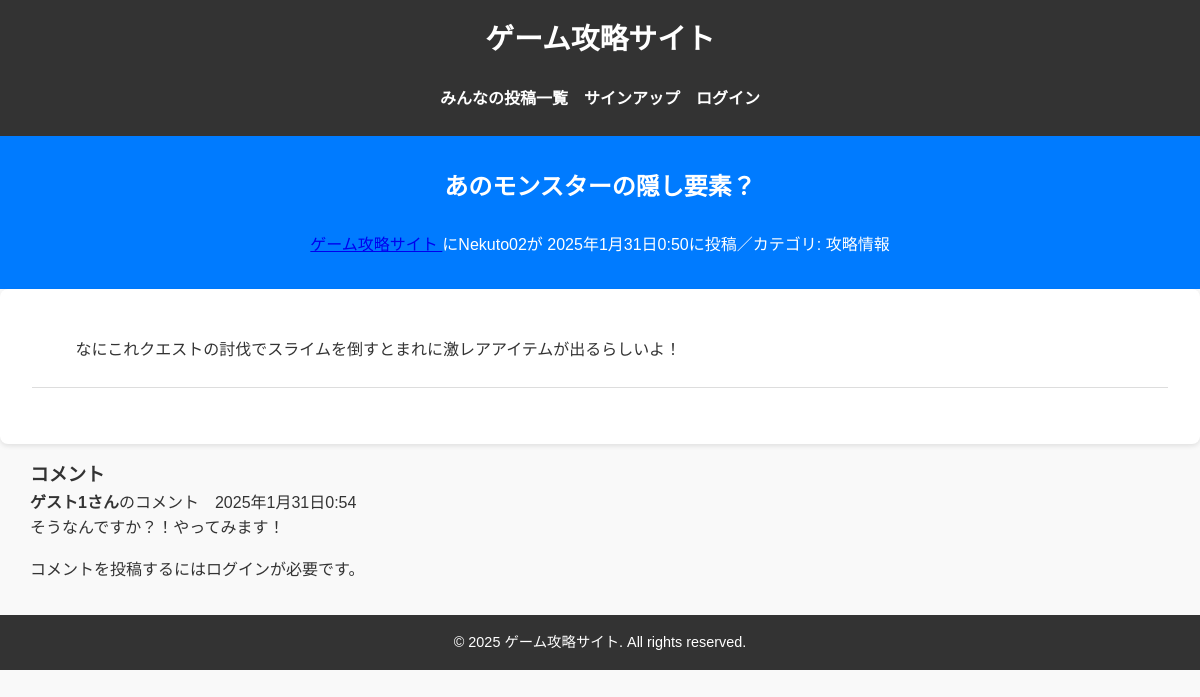
Screenshot of /post/12/ with the database file from the repository.
### kouryakuapp/models.py (models this page shows, shortened)
class KouryakuPost(models.Model):
    title = models.CharField(
        verbose_name='タイトル',
        max_length=200
        )
    content = models.TextField(
        verbose_name='本文'
        )
    user = models.ForeignKey(
        CustomUser,
        on_delete=models.PROTECT,
        related_name='voice_user'
        )
    posted_at = models.DateTimeField(
        verbose_name = '投稿日時',
        auto_now_add=True
        )
    category = models.ForeignKey(
        Category,
        verbose_name='カテゴリ',
        on_delete=models.PROTECT
        )
    like_num = models.IntegerField(
        default=0
        )
    class Meta:
        ordering = ['-posted_at']

class Category(models.Model):
    title = models.CharField(
        verbose_name='カテゴリ',
        max_length=20
    )
    def __str__ (self):
        return self.title

class Comment(models.Model):
    user_name = models.ForeignKey(
        CustomUser,
        on_delete=models.PROTECT,
        related_name='comment_user'
        )
    message = models.TextField(
        '本文'
        )
    target = models.ForeignKey(
        KouryakuPost,
        on_delete=models.CASCADE,
        verbose_name='対象記事',
        related_name='comments'
        )
    comment_at = models.DateTimeField(
        '作成日',
        auto_now_add=True
        )

### accounts/models.py (models this page shows)
class CustomUser(AbstractUser):
    pass

### kouryakuapp/views.py (the view)
# urls.py: path('post/<int:pk>/', KouryakuPostDetailView.as_view(), name='detail'),
class KouryakuPostDetailView(DetailView):
    model = KouryakuPost
    template_name = "detail.html"
    context_object_name = "object"

### kouryakuapp/templates/detail.html (shortened to what this page needs)
{% extends 'base.html' %}
{% load static %}
{% block header %}
<h1>ゲーム攻略サイト</h1>
<nav>
    <ul>
        <li><a href="{% url 'kouryakuapp:index' %}">みんなの投稿一覧</a></li>
        {% if user.is_authenticated %}
        <li><a href="{% url 'kouryakuapp:mypage' %}">マイページ</a></li>
        <li><a href="{% url 'kouryakuapp:post' %}">投稿</a></li>
        <li><a href="{% url 'password_reset' %}">パスワードリセット</a></li>
        <li><a href="{% url 'accounts:logout' %}">ログアウト</a></li>
        {% else %}
        <li><a href="{% url 'accounts:signup' %}">サインアップ</a></li>
        <li><a href="{% url 'accounts:login' %}">ログイン</a></li>
        {% endif %}
    </ul>
</nav>
{% endblock %}
{% block upper %}
<section id="home" class="hero">
    <h1>{{object.title}}</h1>
    <br>
    <a href={% url 'kouryakuapp:index' %}>
        ゲーム攻略サイト
    に{{object.user}}が
    {{object.posted_at}}に投稿／カテゴリ:
    <a>{{object.category}}</a>
</section>
{% endblock %}
{% block contents %}
<article class="mb-4">
    <div class="container px-4 px-lg-5">
        <div class="row gx-4 gx-lg-5 justify-content-center">
            <div class="col-md-10 col-lg-8 col-xl-7">
                <p>{{object.content}}</p>
            </div>
        </div>
    </div>
</article>
{% endblock %}
{% block under %}
<div class="container">
    <h3 class="comment-title">コメント</h3>
    {% for comment in object.comments.all %}
    <div class="comment-list">
        <div class='border-bottom'><strong>{{ comment.user_name }}さん</strong>のコメント　{{ comment.comment_at }}
        </div>
        <div class='mt-2'>{{ comment.message | linebreaks | urlize }}</div>
    </div>
    {% empty %}
    <p>コメントはありません</p>
    {% endfor %}
    {% if user.is_authenticated %}
    <a href="{% url 'kouryakuapp:comment_create' object.pk %}">コメントを追加</a>
    {% else %}
    <p>コメントを投稿するにはログインが必要です。</p>
    {% endif %}
</div>
{% endblock %}

### static/css/styles.css (style rules this page uses)
body, h1, h2, h3, p, ul, li, a, form, input, textarea, button { margin: 0; padding: 0; box-sizing: border-box; }
body { font-family: 'Arial', sans-serif; line-height: 1.6; color: #333; background-color: #f9f9f9; }
.container { width: 90%; max-width: 1200px; margin: 0 auto; }
header h1 { text-align: center; font-size: 2em; }
nav ul { display: flex; justify-content: center; list-style: none; margin-top: 1em; }
nav ul li { margin: 0 1em; }
nav ul li a { color: #fff; text-decoration: none; font-weight: bold; }
.hero { text-align: center; padding: 2em 0; background: #007BFF; color: #fff; }
.guide p { margin-bottom: 0.5em; }
.comment-list { list-style: none; padding: 0; margin-bottom: 1em; }
.justify-content-center { justify-content: center !important; }
.container { width: 95%; max-width: 1200px; margin: 0 auto; padding: 0 1rem; }
header h1 { font-size: 1.8rem; }
nav ul { display: flex; justify-content: center; list-style: none; flex-wrap: wrap; padding: 0; }
nav ul li { margin: 0.5em; }
nav ul li a { color: #fff; text-decoration: none; font-weight: bold; font-size: 1rem; }
.hero { text-align: center; padding: 2em 1em; background: #007BFF; color: #fff; }
.guide p { font-size: 1rem; margin-bottom: 0.5em; }

### rows the page displays
KouryakuPost: title "あのモンスターの隠し要素？", user "Nekuto02", posted_at "2025年1月31日0:50", category "攻略情報", content "なにこれクエストの討伐でスライムを倒すとまれに激レアアイテムが出るらしいよ！"
Comment: user_name "ゲスト1", comment_at "2025年1月31日0:54", message "そうなんですか？！やってみます！"
